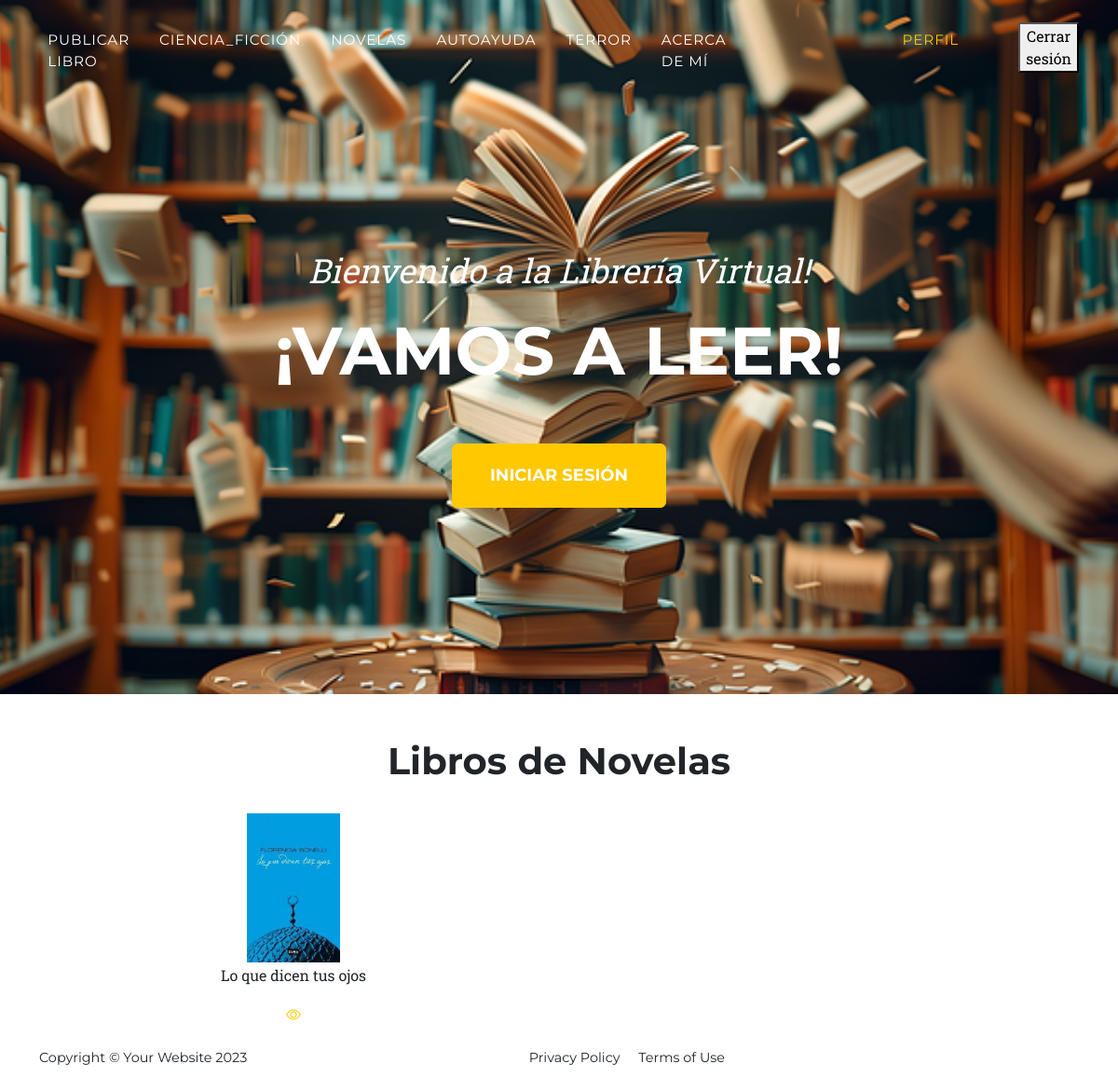
The app's page /listanovelas/ (signed in) with its own data.
### AppLibros/models.py (models this page shows, shortened)
class Libro(models.Model):
    libroSeleccion = (
    ('ciencia_ficción','Ciencia_Ficción'),
    ('novelas', 'Novelas'),
    ('autoayuda','Autoayuda'),
    ('terror','Terror'),
    ('otro','Otro'),
    )
    usuario = models.ForeignKey(User, on_delete=models.CASCADE, null=True, blank=True)
    titulo = models.CharField(max_length=200)
    libro = models.CharField(max_length=15, choices=libroSeleccion, default='autoayuda')
    escritor = models.CharField(max_length=40)
    editorial = models.CharField(max_length=40)
    descripcion = models.TextField(null=True, blank=True)
    cantidad_de_paginas= models.IntegerField()
    year = models.IntegerField()
    precio = models.DecimalField(max_digits=10, decimal_places=2)
    fechaPublicacion = models.DateTimeField(auto_now_add=True)
    telefonoContacto = models.IntegerField()
    emailContacto = models.EmailField()
    imagenLibro = models.ImageField(null=True, blank=True, upload_to="imagenes/")
    class Meta:
        ordering = ['usuario', '-fechaPublicacion']

### AppLibros/views.py (the view)
# urls.py: path('listanovelas/', NovelasLista.as_view(), name='novelas'),
class NovelasLista(LoginRequiredMixin, ListView):
    model = Libro
    context_object_name = 'novelas'
    template_name = 'listanovelas.html'
    login_url = '/login/'
    def get_queryset(self):
        return Libro.objects.filter(libro='novelas') # Filtramos los libros de Ciencia Ficción

### AppLibros/templates/listanovelas.html (shortened to what this page needs)
{% extends 'home.html' %}
{% block main %}
<br><br>
<div class="container text-center">
    <h1>Libros de Novelas</h1>
</div>
<br>
<div class="container text-center">
    <div class="row">
            {% for libro in novelas %}
            <div class="col-sm-6 align-items-center">
                <div class="card-body">
                {% if libro.imagenLibro %}
                <img src="{{libro.imagenLibro.url}}" class="" width="100px">
                {% endif %}
                <p>{{ libro.titulo }}</p>
                <a href="{% url 'novelas_detalle' libro.id %}"><i class="bi bi-eye"></i></a>
                </div>
            </div>
            {% endfor %}
    </div>
</div>
{% endblock main %}

### records on screen
Libro: imagenLibro (picture), titulo "Lo que dicen tus ojos"
